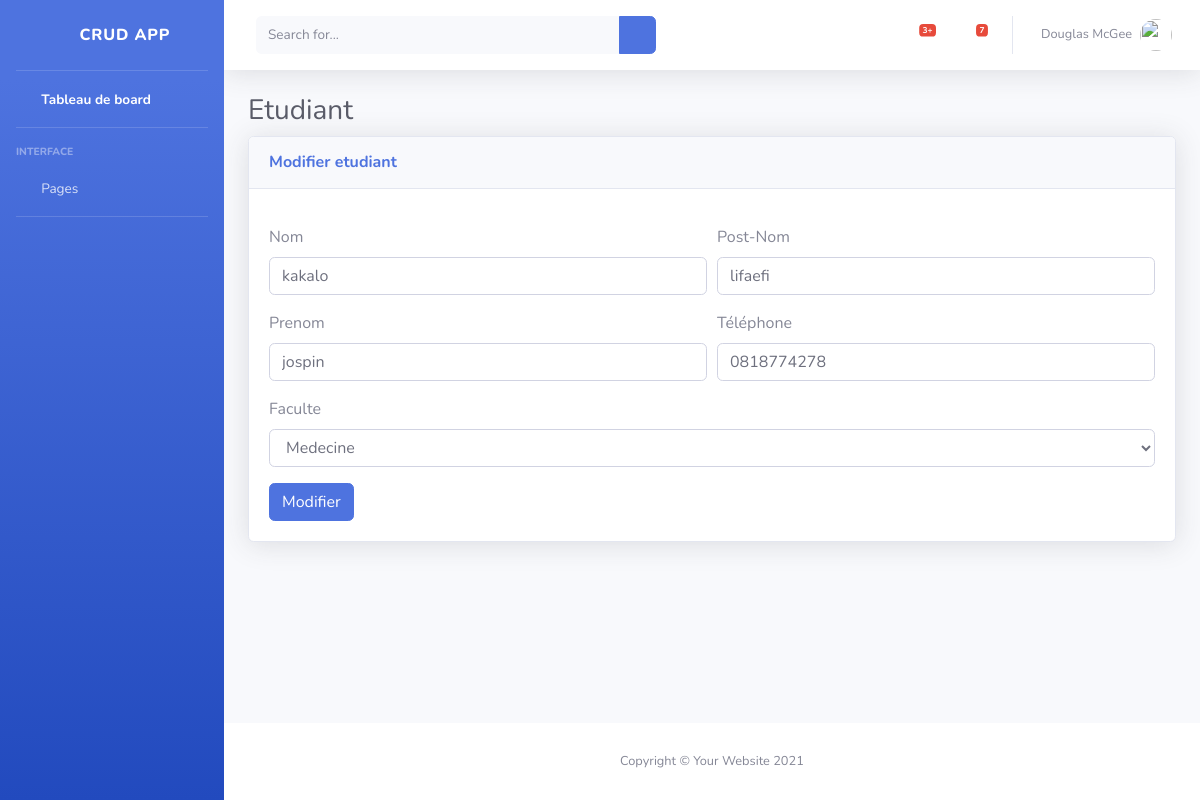
The page /edit/3 on the database its author committed.
### crud/models.py (models this page shows)
class Etudiant(models.Model):
    nom = models.CharField(max_length=50,blank=True, null=True)
    postnom = models.CharField(max_length=50,blank=True, null=True)
    prenom = models.CharField(max_length=50,blank=True, null=True)
    telephone = models.CharField(max_length=50,blank=True, null=True)
    faculte = models.ForeignKey(Faculte,on_delete=models.CASCADE)

class Faculte(models.Model):
    libfac = models.CharField(max_length=50,blank=True, null=True)

### crud/views.py (the view)
# urls.py: path('edit/<int:id>',views.editer_etudiant,name="editer_etudiant"),
def editer_etudiant(request,id):
    etudiant = Etudiant.objects.get(id=id)
    faculte = Faculte.objects.all()
    context = {
      "faculte":faculte,
      "etudiant":etudiant,
    }
    return render(request,'edit.html',context)

### templates/edit.html (shortened to what this page needs)
{% extends "layouts/layout.html" %}
{% block content%}
<div class="container-fluid">
    <h1 class="h3 mb-2 text-gray-800">Etudiant</h1>
    <div class="card shadow mb-4">
        <div class="card-header py-3">
            <h6 class="m-0 font-weight-bold text-primary">Modifier etudiant</h6>
        </div>
        <div class="card-body">
            <form method="post" id="etudiantForm" action="/modifier/{{etudiant.id}}">
                <div class="form-row">
                </div>
                <div class="form-row">
                    <div class="form-group col-md-6">
                        <label for="nom">Nom</label>
                        <input type="text" class="form-control" id="nom" name="nom" value="{{etudiant.nom}}" autocomplete="off" placeholder="Entrer le nom SVP...">
                    </div>
                    <div class="form-group col-md-6">
                        <label for="postnom">Post-Nom</label>
                        <input type="text" class="form-control" id="postnom" name="postnom" value="{{etudiant.postnom}}"
                        autocomplete="off"  placeholder="Entrer le post-nom SVP...">
                    </div>
                </div>
                <div class="form-row">
                    <div class="form-group col-md-6">
                        <label for="prenom">Prenom</label>
                        <input type="text" class="form-control" id="prenom" name="prenom" value="{{etudiant.prenom}}" autocomplete="off" placeholder="Entrer le prenom SVP...">
                    </div>
                    <div class="form-group col-md-6">
                        <label for="telephone">Téléphone</label>
                        <input type="number" class="form-control" id="telephone" name="telephone" value="{{etudiant.telephone}}"
                            placeholder="Entrer le n° de Téléphone SVP..." autocomplete="off">
                    </div>
                </div>
                <div class="form-group">
                    <label for="faculte">Faculte</label>
                    <select id="faculte" name="faculte" class="form-control">
                        <option value="{{etudiant.faculte.id}}" selected>{{etudiant.faculte.libfac}}</option>
                      </select>
                </div>
                <button type="submit" class="btn btn-primary">Modifier</button>
            </form>
        </div>
    </div>
</div>
{% endblock %}

### rows shown on the page
Etudiant: nom "kakalo", postnom "lifaefi", prenom "jospin", telephone "0818774278", faculte "Medecine"
